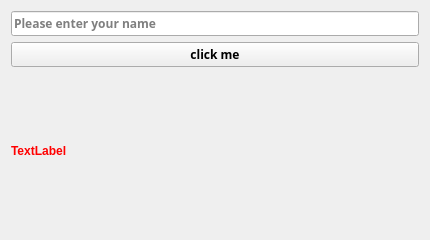
<?xml version="1.0" encoding="UTF-8"?>
<ui version="4.0">
 <class>Form</class>
 <widget class="QWidget" name="Form">
  <property name="geometry">
   <rect>
    <x>0</x>
    <y>0</y>
    <width>430</width>
    <height>240</height>
   </rect>
  </property>
  <property name="font">
   <font>
    <family>OCR A Extended</family>
   </font>
  </property>
  <property name="windowTitle">
   <string>Salih</string>
  </property>
  <layout class="QVBoxLayout" name="verticalLayout">
   <item>
    <widget class="QLineEdit" name="salihline">
     <property name="font">
      <font>
       <family>OCR A Extended</family>
       <bold>true</bold>
      </font>
     </property>
     <property name="toolTip">
      <string>f</string>
     </property>
     <property name="placeholderText">
      <string>Please enter your name</string>
     </property>
    </widget>
   </item>
   <item>
    <widget class="QPushButton" name="btn_click">
     <property name="font">
      <font>
       <family>OCR A Extended</family>
       <bold>true</bold>
      </font>
     </property>
     <property name="styleSheet">
      <string notr="true"/>
     </property>
     <property name="text">
      <string>click me</string>
     </property>
    </widget>
   </item>
   <item>
    <widget class="QLabel" name="label">
     <property name="font">
      <font>
       <family>Segoe UI</family>
       <bold>true</bold>
      </font>
     </property>
     <property name="styleSheet">
      <string notr="true">QLabel{

color:red
}</string>
     </property>
     <property name="text">
      <string>TextLabel</string>
     </property>
    </widget>
   </item>
  </layout>
 </widget>
 <resources/>
 <connections/>
</ui>
